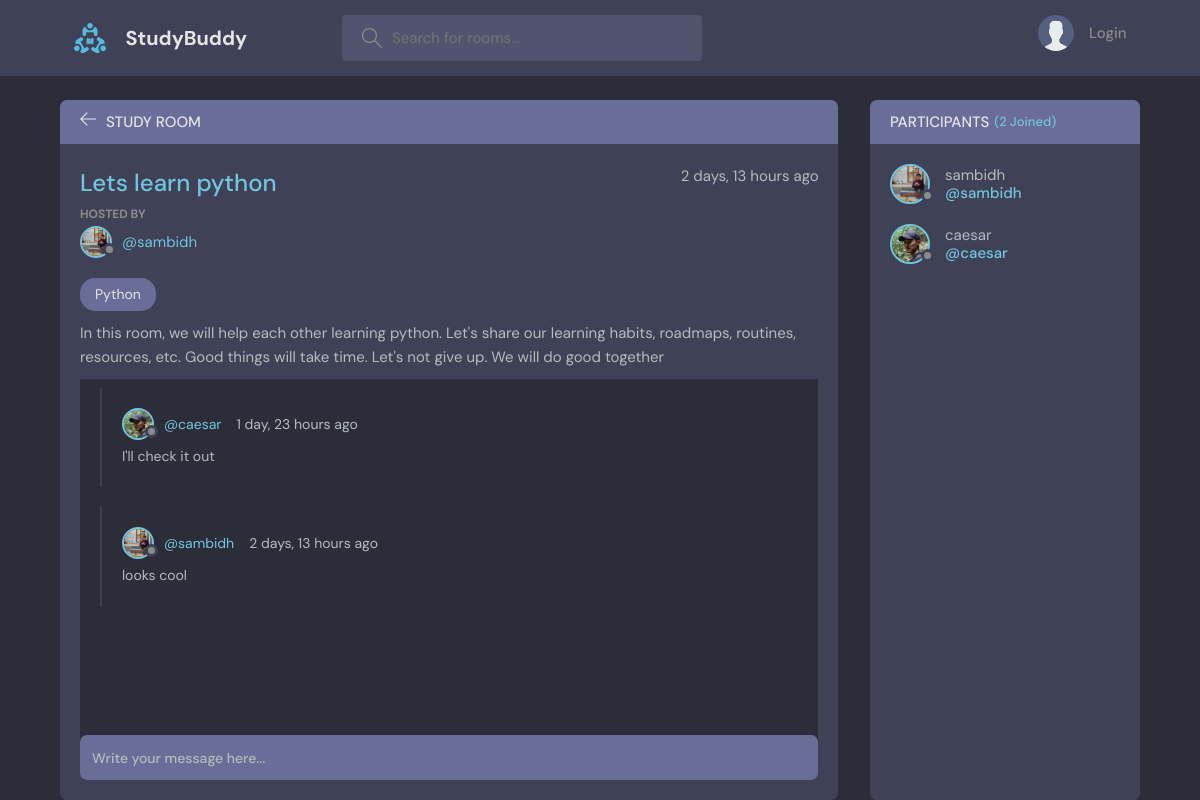
The page /room/1/ on the database its author committed.
### base/models.py (models this page shows, shortened)
class Room(models.Model):
    host = models.ForeignKey(User, on_delete=models.SET_NULL, null=True)
    topic = models.ForeignKey(Topic, on_delete=models.SET_NULL, null=True)
    name = models.CharField(max_length = 200)
    description = models.TextField(null = True, blank = True)
    participants = models.ManyToManyField(User, related_name='participants', blank=True)
    updated = models.DateTimeField(auto_now = True)
    created = models.DateTimeField(auto_now_add = True)
    class Meta:
        ordering = ['-updated', '-created']

class User(AbstractUser):
    name = models.CharField(max_length=200, null=True)
    email = models.EmailField(unique=True, null=True)
    bio = models.TextField(null=True)
    avatar = models.ImageField(null=True, default = "avatar.svg")
    USERNAME_FIELD = 'email'
    REQUIRED_FIELDS = []

class Topic(models.Model):
    name = models.CharField(max_length=200)
    def __str__(self):
        return self.name

class Message(models.Model):
    user = models.ForeignKey(User, on_delete=models.CASCADE)
    room = models.ForeignKey(Room, on_delete=models.CASCADE)
    body = models.TextField()
    updated = models.DateTimeField(auto_now = True)
    created = models.DateTimeField(auto_now_add = True)
    class Meta:
        ordering = ['-updated', '-created']

### base/views.py (the view, shortened to what this page needs)
# urls.py: path('room/<str:pk>/', views.room, name = "room"),
def room(request, pk):
    room = Room.objects.get(id=pk)
    room_messages = room.message_set.all().order_by('-created')
    participants = room.participants.all()
    context = {'room' : room,'room_messages' : room_messages,
               'participants' : participants}
    return render(request, 'base/room.html', context)

### base/templates/base/room.html (shortened to what this page needs)
{% extends 'main.html' %} {% block content %}
<main class="profile-page layout layout--2">
  <div class="container">
    <div class="room">
      <div class="room__top">
        <div class="room__topLeft">
          <a href="{% url 'home' %}">
            <svg
              version="1.1"
              xmlns="http://www.w3.org/2000/svg"
              width="32"
              height="32"
              viewBox="0 0 32 32"
            >
              <title>arrow-left</title>
              <path
                d="M13.723 2.286l-13.723 13.714 13.719 13.714 1.616-1.611-10.96-10.96h27.625v-2.286h-27.625l10.965-10.965-1.616-1.607z"
              ></path>
            </svg>
          </a>
          <h3>Study Room</h3>
        </div>
      </div>
      <div class="room__box scroll">
        <div class="room__header scroll">
          <div class="room__info">
            <h3>{{room.name}}</h3>
            <span>{{room.created | timesince}} ago</span>
          </div>
          <div class="room__hosted">
            <p>Hosted By</p>
            <a
              href="{% url 'user-profile' room.host.id %}"
              class="room__author"
            >
              <div class="avatar avatar--small">
                <img src="{{room.host.avatar.url}}" />
              </div>
              <span>@{{room.host.username}}</span>
            </a>
          </div>
          <span class="room__topics">{{room.topic}}</span>
          <p>{{room.description}}</p>
        </div>
        <div class="room__conversation">
          <div class="threads scroll">
            {% for message in room_messages %}
            <div class="thread">
              <div class="thread__top">
                <div class="thread__author">
                  <a
                    href="{% url 'user-profile' message.user.id %}"
                    class="thread__authorInfo"
                  >
                    <div class="avatar avatar--small">
                      <img src="{{message.user.avatar.url}}" />
                    </div>
                    <span>@{{message.user.username}}</span>
                  </a>
                  <span class="thread__date"
                    >{{message.created | timesince}} ago</span
                  >
                </div>
              </div>
              <div class="thread__details">{{message.body}}</div>
            </div>
            {% endfor %}
          </div>
        </div>
      </div>
      <div class="room__message">
        <form action="" method="POST">
          <input name="body" placeholder="Write your message here..." />
        </form>
      </div>
    </div>
    <div class="participants">
      <h3 class="participants__top">
        Participants <span>({{participants.count}} Joined)</span>
      </h3>
      <div class="participants__list scroll">
        {% for user in participants %}
        <a href="{% url 'user-profile' user.id %}" class="participant">
          <div class="avatar avatar--medium">
            <img src="{{user.avatar.url}}" />
          </div>
          <p>
            {{user.username}}
            <span>@{{user.username}}</span>
          </p>
        </a>
        {% endfor %}
      </div>
    </div>
  </div>
</main>
{% endblock content %}

### rows shown on the page
Room: name "Lets learn python", created "2 days, 13 hours", host.avatar (picture), host.username "sambidh", topic "Python", description "In this room, we will help each other learning python. Let's share our learning habits, roadmaps, routines, resources, etc. Good things will take time. Let's not give up. We will do good together"
Message: user.avatar (picture), user.username "caesar", created "1 day, 23 hours", body "I'll check it out"
Message: user.avatar (picture), user.username "sambidh", created "2 days, 13 hours", body "looks cool"
User: avatar (picture), username "sambidh"
User: avatar (picture), username "caesar"

### other values the page prints
{{ participants.count }} "2"
